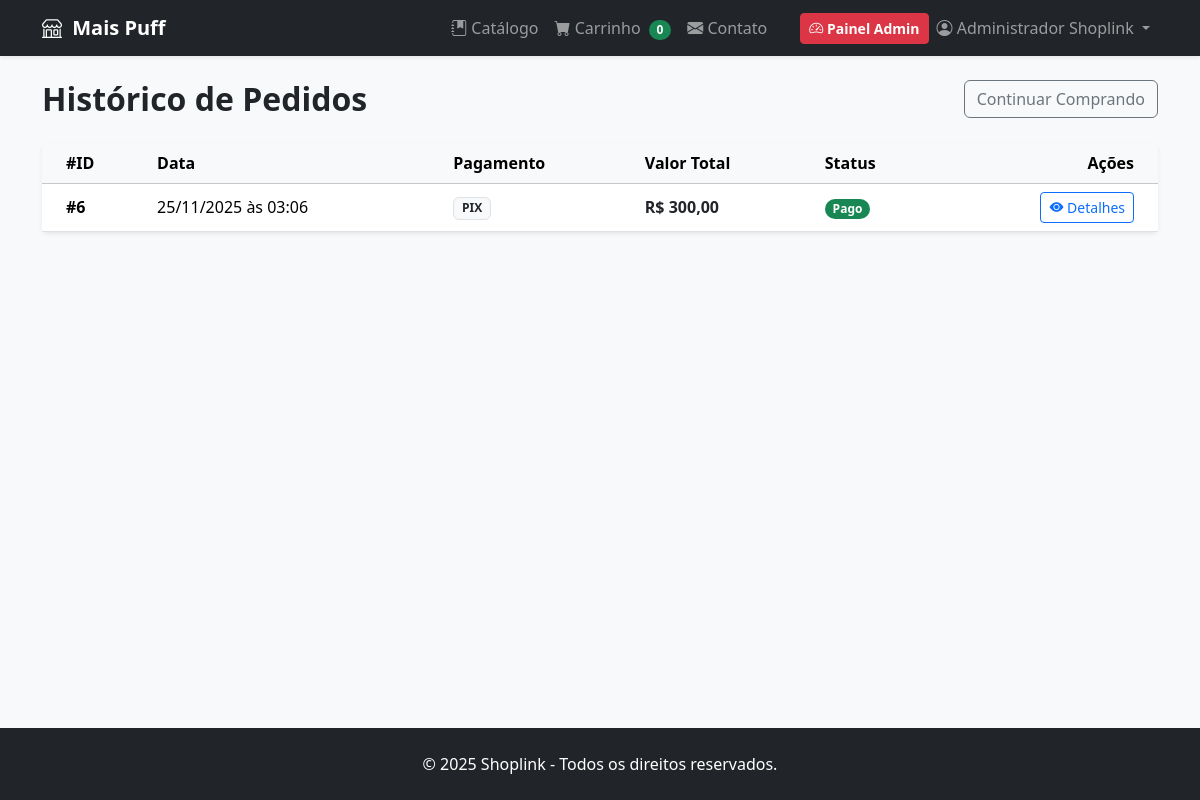
The app's page /meus_pedidos.php (signed in), older data.
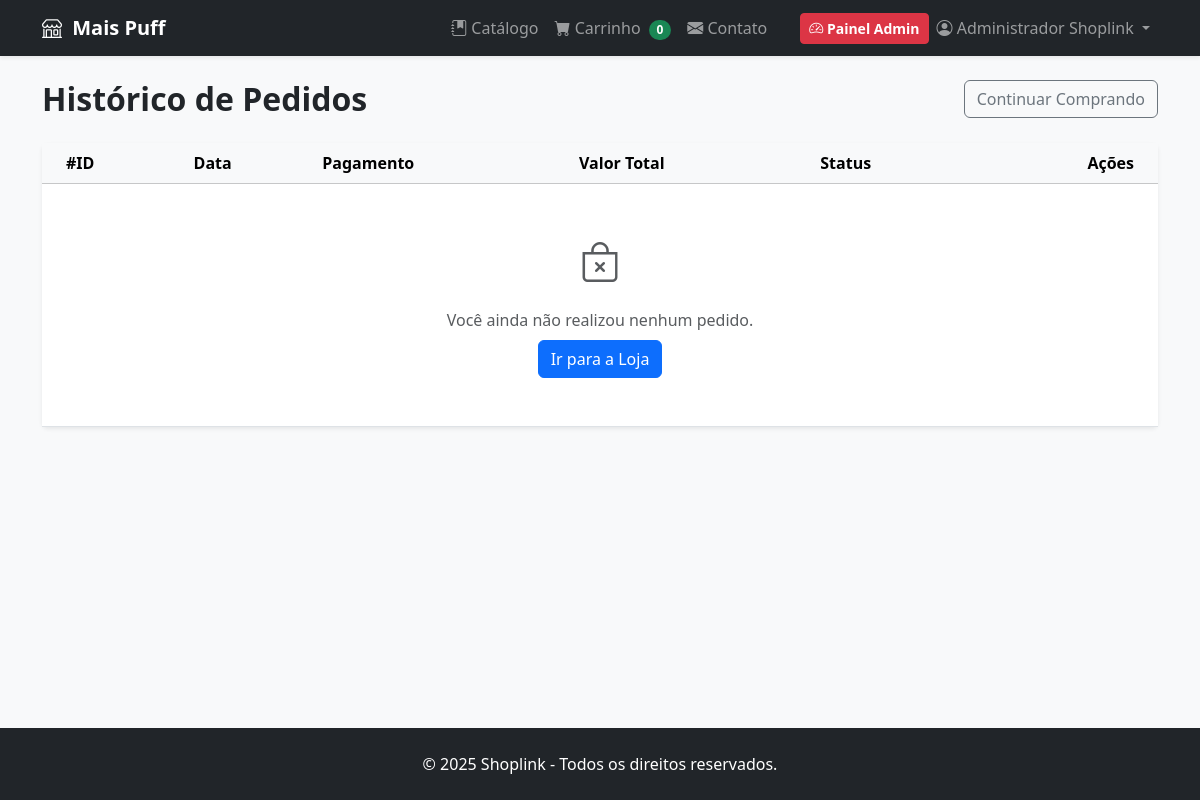
The same page, newer data.
### tables this page shows
CREATE TABLE `pedidos` (
  `id` int(11) NOT NULL AUTO_INCREMENT,
  `id_usuario` int(11) DEFAULT NULL COMMENT 'ID do Cliente',
  `nome_cliente` varchar(255) NOT NULL,
  `telefone_cliente` varchar(20) DEFAULT NULL,
  `endereco_cliente` text NOT NULL,
  `total_pedido` decimal(10,2) NOT NULL,
  `data_pedido` timestamp NOT NULL DEFAULT current_timestamp(),
  `status` varchar(50) DEFAULT 'Pendente',
  `metodo_pagamento` varchar(50) DEFAULT 'PIX',
  PRIMARY KEY (`id`),
  KEY `id_usuario` (`id_usuario`),
  CONSTRAINT `pedidos_ibfk_1` FOREIGN KEY (`id_usuario`) REFERENCES `usuarios` (`id`) ON DELETE SET NULL
);

### meus_pedidos.php (the view, shortened to what this page needs)
<?php
require_once 'config/database.php';
require_once 'includes/header_public.php';
$id_usuario = $_SESSION['id_usuario'];
try {
    $sql = "SELECT * FROM pedidos WHERE id_usuario = :id ORDER BY id DESC";
    $stmt = $stmt = $pdo->prepare($sql);
    $stmt->execute([':id' => $id_usuario]);
    $pedidos = $stmt->fetchAll();
} catch (PDOException $e) {
    die("Erro: " . $e->getMessage());
}
?>
<div class="d-flex justify-content-between align-items-center mb-4">
    <h2 class="fw-bold mb-0">Histórico de Pedidos</h2>
    <a href="index.php" class="btn btn-outline-secondary">Continuar Comprando</a>
</div>
<div class="card shadow-sm border-0">
    <div class="card-body p-0">
        <div class="table-responsive">
            <table class="table table-hover align-middle mb-0">
                <thead class="table-light">
                    <tr>
                        <th class="ps-4">#ID</th>
                        <th>Data</th>
                        <th>Pagamento</th>
                        <th>Valor Total</th>
                        <th>Status</th>
                        <th class="text-end pe-4">Ações</th>
                    </tr>
                </thead>
                <tbody>
                    <?php if ($pedidos): ?>
                        <?php foreach ($pedidos as $pedido): ?>
                            <tr>
                                <td class="ps-4 fw-bold">#<?php echo $pedido['id']; ?></td>
                                <td><?php echo date('d/m/Y \à\s H:i', strtotime($pedido['data_pedido'])); ?></td>
                                <td>
                                    <span class="badge bg-light text-dark border">
                                        <?php echo htmlspecialchars($pedido['metodo_pagamento'] ?? 'PIX'); ?>
                                    </span>
                                </td>
                                <td class="fw-bold text-dark">
                                    R$ <?php echo number_format($pedido['total_pedido'], 2, ',', '.'); ?>
                                </td>
                                <td>
                                    <?php
                                    $st = $pedido['status'];
                                    $bg = match($st) {
                                        'Aguardando Pagamento' => 'bg-warning text-dark',
                                        'Pago', 'Concluído' => 'bg-success',
                                        'Enviado', 'Em Separação' => 'bg-info text-dark',
                                        'Cancelado' => 'bg-danger',
                                        default => 'bg-secondary'
                                    };
                                    ?>
                                    <span class="badge rounded-pill <?php echo $bg; ?>"><?php echo $st; ?></span>
                                </td>
                                <td class="text-end pe-4">
                                    <a href="pedido_detalhe.php?id=<?php echo $pedido['id']; ?>" class="btn btn-sm btn-outline-primary">
                                        <i class="bi bi-eye-fill"></i> Detalhes
                                    </a>
                                </td>
                            </tr>
                        <?php endforeach; ?>
                    <?php else: ?>
                        <tr>
                            <td colspan="6" class="text-center py-5">
                                <div class="text-muted">
                                    <i class="bi bi-bag-x fs-1 d-block mb-3"></i>
                                    Você ainda não realizou nenhum pedido.
                                </div>
                                <a href="index.php" class="btn btn-primary mt-2">Ir para a Loja</a>
                            </td>
                        </tr>
                    <?php endif; ?>
                </tbody>
            </table>
        </div>
    </div>
</div>
<?php require_once 'includes/footer_public.php'; ?>

Row changes from the older to the newer data that the page shows:
removed pedidos: id "6", data_pedido "25/11/2025 às 03:06", metodo_pagamento "PIX", total_pedido "300,00", status "Pago"
Text that changed along with them:
text now shown: "Você ainda não realizou nenhum pedido. Ir para a Loja"
